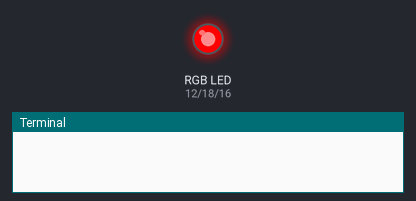
Bench run of a program on a simulated Raspberry Pi (header pin numbers). Shown: an RGB LED mixed from three pins (HIGH = lit), the last lines printed to the terminal. Dim RGB values are drawn brighter than linear. At 11.0 s the program stops and its outputs stay as they are.

Above: at 0.1 s.
At 2.95 s:
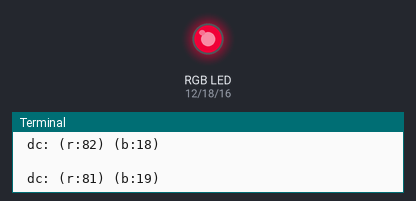
At 5.56 s:
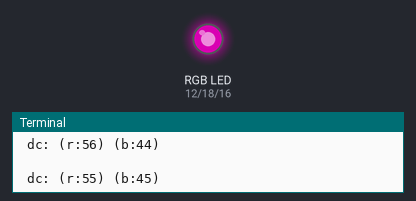
At 11.1 s:
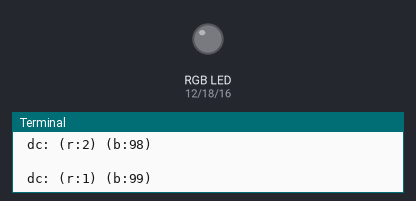
Timing chart, 0 to 12.5 s (numbered marks = the images above):
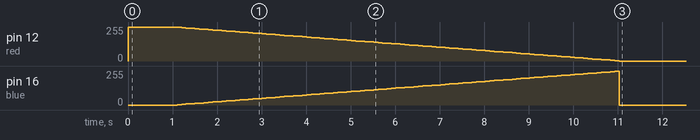

The program:

common_cathod.py
```python
import RPi.GPIO as gpio
import time
import random
from pprint import pprint

red = 12
blue = 16
green = 18

gpio.setmode( gpio.BOARD )

gpio.setup( red , gpio.OUT)
gpio.setup( blue , gpio.OUT)
gpio.setup( green , gpio.OUT)


r = gpio.PWM( red , 100)
b = gpio.PWM( blue , 100)
b.start(0)
r.start(100)
time.sleep(1)
for dc in range( 0, 100 ) :
	adc = 100 - dc
	print "\n dc: (r:%d) (b:%d) " % (adc , dc)
	r.ChangeDutyCycle(adc)
	b.ChangeDutyCycle(dc)
	time.sleep(0.1)
r.stop()
gpio.cleanup()
```

Measured:
- by itself, pin 16 (blue): rises from 0/255 to 252/255 in 9.8 s, then falls to 0/255 in 0.10 s
- by itself, pin 12 (red): 0/255 → 255/255 at 0.00 s, → 252/255 1.1 s later, → 250/255 0.10 s later, → 247/255 0.10 s later, … (101 changes in this stretch)
